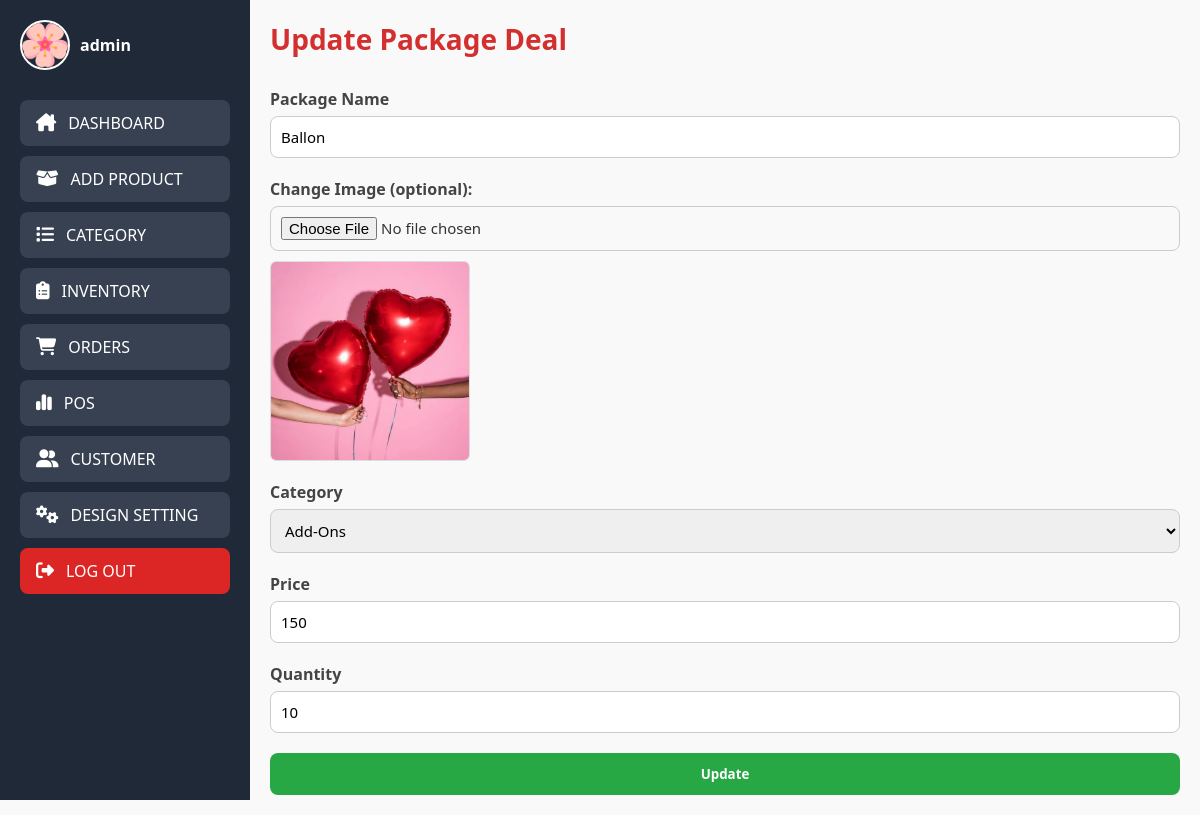
/php/edit-product.php?id=210, run on the app's committed database.
### tables this page shows
CREATE TABLE `product` (
  `id` int(11) NOT NULL,
  `name` varchar(255) NOT NULL,
  `image` varchar(255) NOT NULL,
  `category` varchar(255) NOT NULL,
  `qty` int(11) NOT NULL,
  `price` varchar(255) DEFAULT NULL,
  `category_id` int(11) DEFAULT NULL,
  `status` varchar(50) DEFAULT 'Available',
  `total_sold` int(11) DEFAULT 0,
  `available_stocks` int(11) DEFAULT 0
);

### php/edit-product.php (the view, shortened to what this page needs)
<?php
require 'connection.php';
if (isset($_GET['id'])) {
    $id = $_GET['id'];
    $selectProductQuery = "SELECT * FROM product WHERE id = ?";
    $stmtProduct = mysqli_prepare($conn, $selectProductQuery);
    mysqli_stmt_bind_param($stmtProduct, 'i', $id);
    if (mysqli_stmt_execute($stmtProduct)) {
        $result = mysqli_stmt_get_result($stmtProduct);
        $product = mysqli_fetch_assoc($result);
    } else {
        echo "Error fetching product details: " . mysqli_stmt_error($stmtProduct);
    }
} else {
    echo '<script>alert("Product ID not provided");</script>';
}
?>
<!DOCTYPE html>
<html lang="en" dir="ltr">
<head>
    <link rel="stylesheet" href="../css/edit-product.css">
</head>
<body>
    <div class="main-container">
    <?php include('admin-nav.php'); ?>
    <div class="content-wrapper">
    <div class="all">
        <h1 class="title">Update Package Deal</h1>
        <form action="" method="post" name="product_form" autocomplete="off" enctype="multipart/form-data" class="form">
            <div class="form-group">
                <label for="name">Package Name</label>
                <input type="text" name="name" id="name" required value="<?= $product['name']; ?>">
            </div>
            <div class="form-group">
                <label>Change Image (optional):</label>
                <input type="file" name="image" id="image" accept=".jpg, .jpeg, .png">
                <?php if (!empty($product['image'])): ?>
                    <img class="preview-image" src="../img/<?= $product['image']; ?>" alt="Current Image">
                <?php endif; ?>
            </div>
            <div class="form-group">
                <label for="category">Category</label>
                <select name="category" id="category" required>
                    <?php
                    $categoryQuery = mysqli_query($conn, "SELECT DISTINCT category FROM category");
                    while ($categoryRow = mysqli_fetch_assoc($categoryQuery)) {
                        $selected = ($categoryRow['category'] == $product['category']) ? "selected" : "";
                        echo "<option value='{$categoryRow['category']}' $selected>{$categoryRow['category']}</option>";
                    }
                    ?>
                </select>
            </div>
            <div class="form-group">
                <label for="prices">Price</label>
                <input type="text" name="prices" id="prices" value="<?= $product['price']; ?>" required>
            </div>
            <div class="form-group">
                <label for="qtys">Quantity</label>
                <input type="text" name="qtys" id="qtys" value="<?= $product['qty']; ?>" required>
            </div>
            <div class="form-group">
                <button class="submit-btn" type="submit" name="submit">Update</button>
            </div>
        </form>
        </div>
    </div>
    </div>
</body>
</html>

### php/admin-nav.php (shortened to what this page needs)
<?php
$conn = mysqli_connect("localhost:3306", "root", "", "flowershop");
if (isset($_GET["newUsername"])) {
    $newAdminName = $_GET["newUsername"];
} else {
    if (isset($_SESSION['adminUsername'])) {
        $newAdminName = $_SESSION['adminUsername'];
    } else {
        $result = mysqli_query($conn, "SELECT username FROM admin WHERE email = 'admin@gmail.com'");
        if ($result && $row = mysqli_fetch_assoc($result)) {
            $newAdminName = $row['username'];
        } else {
            $newAdminName = "ADMIN";
        }
    }
}
$result = mysqli_query($conn, "SELECT image FROM admin WHERE username = '$newAdminName'");
if ($result && $row = mysqli_fetch_assoc($result)) {
    $profile_picture = $row['image'];
} else {
    $profile_picture = "default_image.jpg";
}
?>
<!DOCTYPE html>
<html lang="en">
<head>
    <link rel="stylesheet" href="../css/admin-nav.css">
    <link rel="stylesheet" href="https://cdnjs.cloudflare.com/ajax/libs/font-awesome/6.4.2/css/all.min.css" />
</head>
<body>
<div class="sidebar">
  <div class="sidebar-content">
    <a href="admin-account.php?newUsername=<?php echo urlencode($newAdminName); ?>" class="admin-profile">
      <img src="<?php echo $profile_picture; ?>" alt="Admin Profile">
      <span><?php echo $newAdminName; ?></span>
    </a>
    <nav class="nav-links">
      <a href="admin-dashboard.php" class="nav-btn">
        <i class="fa-solid fa-house-chimney"></i>
        <span>DASHBOARD</span>
      </a>
      <a href="add-product.php" class="nav-btn">
        <i class="fa-solid fa-box-open"></i>
        <span>ADD PRODUCT</span>
      </a>
      <a href="category-management.php" class="nav-btn">
        <i class="fa-solid fa-list"></i>
        <span>CATEGORY</span>
      </a>
      <a href="product-inventory.php" class="nav-btn">
        <i class="fa-solid fa-clipboard-list"></i>
        <span>INVENTORY</span>
      </a>
      <a href="orders.php" class="nav-btn">
        <i class="fa-solid fa-cart-shopping"></i>
        <span>ORDERS</span>
      </a>
      <a href="pos.php" class="nav-btn">
        <i class="fa-solid fa-chart-simple"></i>
        <span>POS</span>
      </a>
      <a href="unlock-user.php" class="nav-btn">
        <i class="fa-solid fa-user-group"></i>
        <span>CUSTOMER</span>
      </a>
      <a href="customer-design-setting.php" class="nav-btn">
        <i class="fa-solid fa-gears"></i>
        <span>DESIGN SETTING</span>
      </a>
      <a href="customer-landing-page.php" class="nav-btn logout">
        <i class="fa-solid fa-right-from-bracket"></i>
        <span>LOG OUT</span>
      </a>
    </nav>
  </div>
</div>
</body>
</html>

### css/edit-product.css (style rules this page uses)
* { margin: 0; padding: 0; box-sizing: border-box; font-family: 'Segoe UI', Tahoma, Geneva, Verdana, sans-serif; }
body { background-color: #f9f9f9; color: #333; }
.main-container { display: flex; min-height: 100vh; width: 100%; }
.content-wrapper { margin-left: 250px; flex-grow: 1; padding: 20px; background-color: #f9f9f9; overflow-x: auto; }
.title { text-align: left; font-size: 28px; margin-bottom: 30px; color: #d32f2f; }
.form { display: flex; flex-direction: column; gap: 20px; }
.form-group { display: flex; flex-direction: column; }
.form-group label { margin-bottom: 6px; font-weight: 600; color: #444; }
.form-group input[type="text"], .form-group select, .form-group input[type="file"] { padding: 10px; border: 1px solid #ccc; border-radius: 8px; font-size: 15px; }
.submit-btn { padding: 12px; background-color: #28a745; color: #fff; font-weight: bold; border: none; border-radius: 8px; cursor: pointer; transition: background-color 0.3s ease; }
.preview-image { margin-top: 10px; max-width: 200px; border: 1px solid #ddd; border-radius: 6px; }

### css/admin-nav.css (style rules this page uses)
.sidebar { width: 250px; height: 100vh; background-color: #1f2937; position: fixed; top: 0; left: 0; padding: 20px; }
.admin-profile { display: flex; align-items: center; gap: 10px; margin-bottom: 30px; text-decoration: none; color: #fff; }
.admin-profile img { width: 50px; height: 50px; border-radius: 50%; object-fit: cover; border: 2px solid #fff; }
.admin-profile span { font-size: 16px; font-weight: bold; }
.nav-links { display: flex; flex-direction: column; gap: 10px; }
.nav-btn { display: flex; align-items: center; gap: 12px; padding: 12px 16px; background-color: #374151; border-radius: 8px; text-decoration: none; color: #ffffff; font-weight: 500; transition: background-color 0.3s ease; }
.nav-btn i { font-size: 18px; }
.logout { background-color: #dc2626; }

### data on the page
product: name "Ballon", image (picture), prices "150", qtys "10"

### other printed values
$newAdminName "admin"
form field category "Add-Ons"
